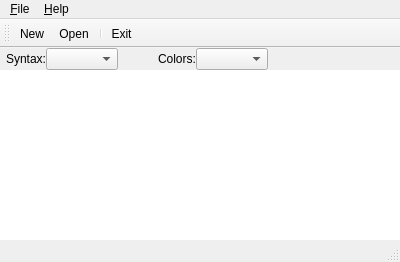
<ui version="4.0" >
 <author></author>
 <comment></comment>
 <exportmacro></exportmacro>
 <class>MainWindow2</class>
 <widget class="QMainWindow" name="MainWindow2" >
  <property name="geometry" >
   <rect>
    <x>0</x>
    <y>0</y>
    <width>400</width>
    <height>262</height>
   </rect>
  </property>
  <property name="windowTitle" >
   <string>MainWindow</string>
  </property>
  <widget class="QWidget" name="centralwidget" >
   <layout class="QVBoxLayout" >
    <property name="margin" >
     <number>0</number>
    </property>
    <property name="spacing" >
     <number>0</number>
    </property>
    <item>
     <widget class="QWidget" name="widget" >
      <layout class="QHBoxLayout" >
       <property name="margin" >
        <number>0</number>
       </property>
       <property name="spacing" >
        <number>0</number>
       </property>
       <item>
        <spacer>
         <property name="orientation" >
          <enum>Qt::Horizontal</enum>
         </property>
         <property name="sizeType" >
          <enum>QSizePolicy::Minimum</enum>
         </property>
         <property name="sizeHint" >
          <size>
           <width>6</width>
           <height>20</height>
          </size>
         </property>
        </spacer>
       </item>
       <item>
        <widget class="QLabel" name="label" >
         <property name="text" >
          <string>Syntax:</string>
         </property>
        </widget>
       </item>
       <item>
        <widget class="QComboBox" name="comboBox_syntax" >
         <property name="sizeAdjustPolicy" >
          <enum>QComboBox::AdjustToContents</enum>
         </property>
        </widget>
       </item>
       <item>
        <spacer>
         <property name="orientation" >
          <enum>Qt::Horizontal</enum>
         </property>
         <property name="sizeType" >
          <enum>QSizePolicy::Minimum</enum>
         </property>
         <property name="sizeHint" >
          <size>
           <width>40</width>
           <height>20</height>
          </size>
         </property>
        </spacer>
       </item>
       <item>
        <widget class="QLabel" name="label_2" >
         <property name="text" >
          <string>Colors:</string>
         </property>
        </widget>
       </item>
       <item>
        <widget class="QComboBox" name="comboBox_colors" >
         <property name="sizeAdjustPolicy" >
          <enum>QComboBox::AdjustToContents</enum>
         </property>
        </widget>
       </item>
       <item>
        <spacer>
         <property name="orientation" >
          <enum>Qt::Horizontal</enum>
         </property>
         <property name="sizeHint" >
          <size>
           <width>40</width>
           <height>20</height>
          </size>
         </property>
        </spacer>
       </item>
      </layout>
     </widget>
    </item>
    <item>
     <widget class="QTextEdit" name="textEdit" >
      <property name="font" >
       <font>
        <family>FreeMono</family>
        <pointsize>10</pointsize>
        <weight>50</weight>
        <italic>false</italic>
        <bold>false</bold>
        <underline>false</underline>
        <strikeout>false</strikeout>
       </font>
      </property>
      <property name="frameShape" >
       <enum>QFrame::NoFrame</enum>
      </property>
      <property name="lineWidth" >
       <number>0</number>
      </property>
      <property name="lineWrapMode" >
       <enum>QTextEdit::NoWrap</enum>
      </property>
      <property name="acceptRichText" >
       <bool>false</bool>
      </property>
     </widget>
    </item>
   </layout>
  </widget>
  <widget class="QMenuBar" name="menubar" >
   <property name="geometry" >
    <rect>
     <x>0</x>
     <y>0</y>
     <width>400</width>
     <height>35</height>
    </rect>
   </property>
   <widget class="QMenu" name="menu_File" >
    <property name="title" >
     <string>&amp;File</string>
    </property>
    <addaction name="action_New" />
    <addaction name="action_Open" />
    <addaction name="separator" />
    <addaction name="actionE_xit" />
   </widget>
   <widget class="QMenu" name="menu_Help" >
    <property name="title" >
     <string>&amp;Help</string>
    </property>
    <addaction name="action_About" />
    <addaction name="actionAbout_Qt" />
   </widget>
   <addaction name="menu_File" />
   <addaction name="menu_Help" />
  </widget>
  <widget class="QStatusBar" name="statusbar" />
  <widget class="QToolBar" name="toolBar" >
   <property name="orientation" >
    <enum>Qt::Horizontal</enum>
   </property>
   <attribute name="toolBarArea" >
    <number>4</number>
   </attribute>
   <addaction name="action_New" />
   <addaction name="action_Open" />
   <addaction name="separator" />
   <addaction name="actionE_xit" />
  </widget>
  <action name="action_About" >
   <property name="text" >
    <string>&amp;About</string>
   </property>
  </action>
  <action name="actionAbout_Qt" >
   <property name="text" >
    <string>About &amp;Qt</string>
   </property>
  </action>
  <action name="action_New" >
   <property name="text" >
    <string>&amp;New</string>
   </property>
  </action>
  <action name="action_Open" >
   <property name="text" >
    <string>&amp;Open...</string>
   </property>
  </action>
  <action name="actionE_xit" >
   <property name="text" >
    <string>E&amp;xit</string>
   </property>
  </action>
 </widget>
 <layoutdefault spacing="0" margin="0" />
 <pixmapfunction></pixmapfunction>
 <resources/>
 <connections/>
</ui>
